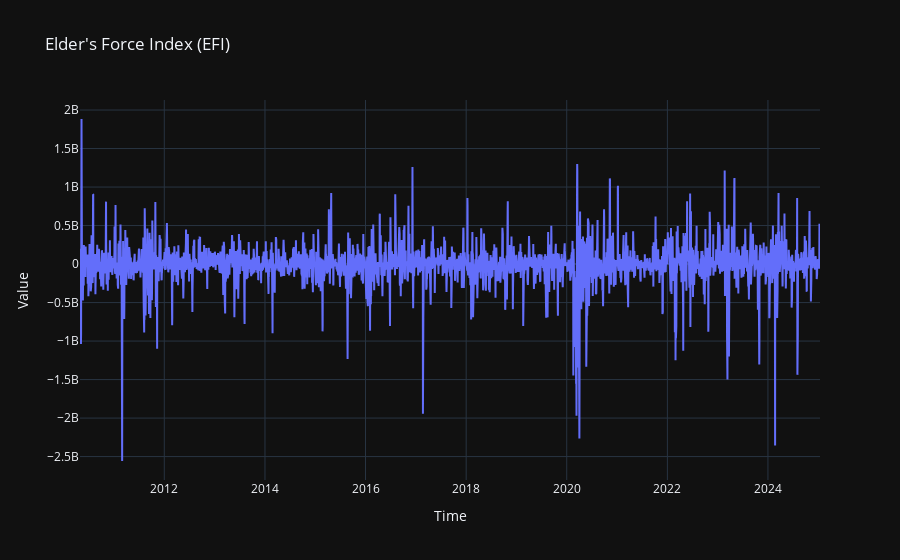

The notebook cell this image was saved under:
### Code cell
fig = go.Figure()
fig.add_trace(go.Scatter(x=df.index, y=df['EFI'], mode='lines', name='EFI'))
fig.update_layout(title="Elder's Force Index (EFI)",
                  xaxis_title='Time',
                  yaxis_title='Value',
                  template='plotly_dark')
fig.show()

### Figure 1 — Plotly figure (JSON) as saved in the notebook; plotly's stock layout.template omitted (floating-point values rounded to 4 significant figures; data arrays with more than 128 entries replaced by an {"elided": "..."} marker saying what was removed)
{"data": [{"mode": "lines", "name": "EFI", "type": "scatter", "x": {"elided": "3715 str values"}, "y": {"elided": "3715 float values"}}], "layout": {"title": {"text": "Elder's Force Index (EFI)"}, "xaxis": {"title": {"text": "Time"}}, "yaxis": {"title": {"text": "Value"}}}}
